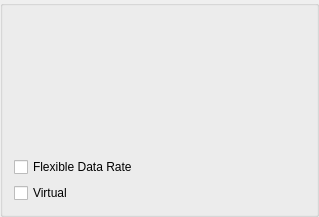
<?xml version="1.0" encoding="UTF-8"?>
<ui version="4.0">
 <class>CanBusDeviceInfoBox</class>
 <widget class="QGroupBox" name="CanBusDeviceInfoBox">
  <property name="geometry">
   <rect>
    <x>0</x>
    <y>0</y>
    <width>319</width>
    <height>217</height>
   </rect>
  </property>
  <property name="windowTitle">
   <string>CAN Interface Properties</string>
  </property>
  <layout class="QVBoxLayout" name="verticalLayout">
   <item>
    <widget class="QLabel" name="pluginLabel">
     <property name="text">
      <string/>
     </property>
    </widget>
   </item>
   <item>
    <widget class="QLabel" name="nameLabel">
     <property name="text">
      <string/>
     </property>
    </widget>
   </item>
   <item>
    <widget class="QLabel" name="descriptionLabel">
     <property name="text">
      <string/>
     </property>
    </widget>
   </item>
   <item>
    <widget class="QLabel" name="serialNumberLabel">
     <property name="text">
      <string/>
     </property>
    </widget>
   </item>
   <item>
    <widget class="QLabel" name="aliasLabel">
     <property name="text">
      <string/>
     </property>
    </widget>
   </item>
   <item>
    <widget class="QLabel" name="channelLabel">
     <property name="text">
      <string/>
     </property>
    </widget>
   </item>
   <item>
    <widget class="QCheckBox" name="isFlexibleDataRateCapable">
     <property name="enabled">
      <bool>true</bool>
     </property>
     <property name="text">
      <string>Flexible Data Rate</string>
     </property>
     <property name="checkable">
      <bool>true</bool>
     </property>
    </widget>
   </item>
   <item>
    <widget class="QCheckBox" name="isVirtual">
     <property name="text">
      <string>Virtual</string>
     </property>
     <property name="checkable">
      <bool>true</bool>
     </property>
    </widget>
   </item>
  </layout>
 </widget>
 <resources/>
 <connections/>
</ui>
